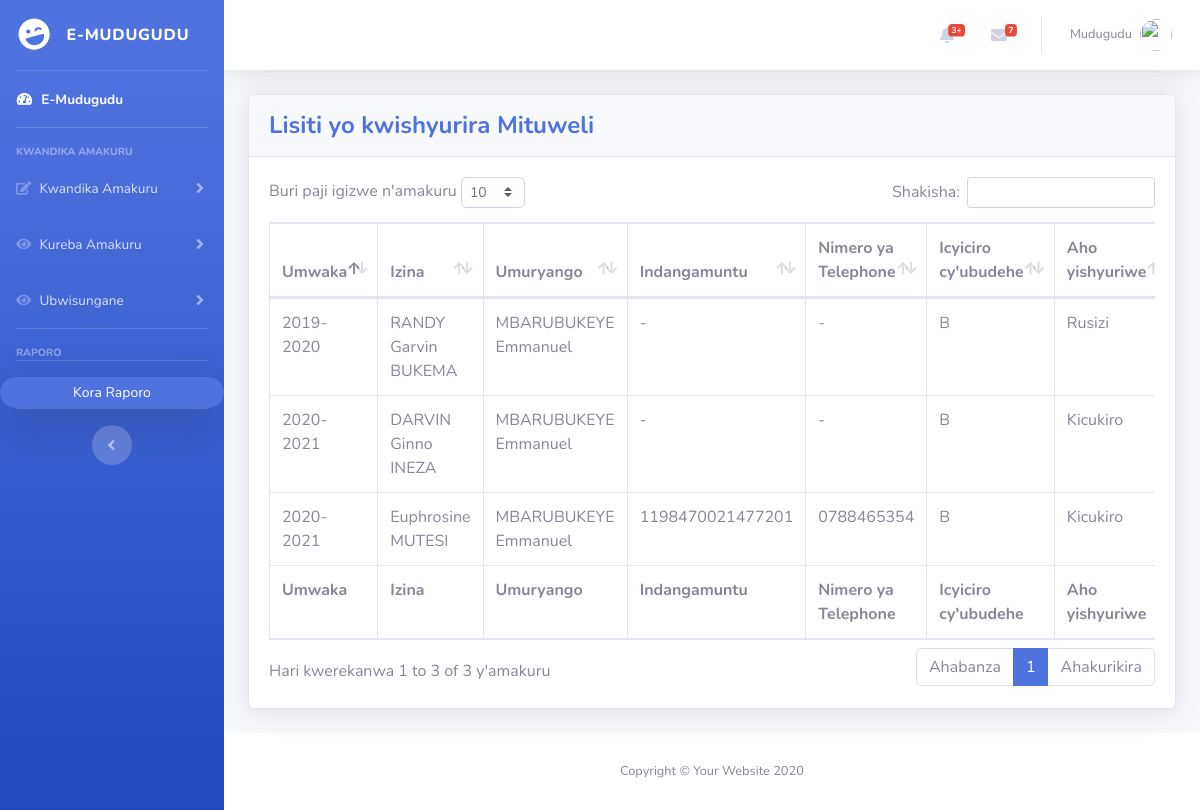
/kwishyura_mituweli_data.php (signed in), run on the app's committed database.
### tables this page shows
CREATE TABLE `ubwisungane` (
  `ubwisungane_id` int(255) NOT NULL,
  `ubwisungane_name` varchar(255) NOT NULL,
  `Ntacyo_Afite` varchar(255) NOT NULL
);

CREATE TABLE `ubwishyu_mituweli` (
  `ubwishyu_id` int(255) NOT NULL,
  `umuturage_id` int(255) NOT NULL,
  `aho_yishyuriye` varchar(255) DEFAULT NULL,
  `umwaka_yishyuriye` varchar(255) DEFAULT NULL,
  `impamvu_atishyuye` varchar(255) DEFAULT NULL
);

CREATE TABLE `umuturage` (
  `umuturage_id` int(255) NOT NULL,
  `first_name` varchar(255) NOT NULL,
  `last_name` varchar(255) NOT NULL,
  `gender` varchar(255) NOT NULL,
  `nid` varchar(16) DEFAULT NULL,
  `passport_id` varchar(255) DEFAULT NULL,
  `other_identification` varchar(255) DEFAULT NULL,
  `impamvu_atagifite` varchar(300) DEFAULT NULL,
  `dob` date NOT NULL,
  `tel` varchar(255) DEFAULT NULL,
  `nationality` varchar(255) NOT NULL,
  `country` varchar(255) NOT NULL,
  `status_tura_kodesha` varchar(255) NOT NULL,
  `icyo_akora` varchar(255) NOT NULL,
  `isano` varchar(255) NOT NULL,
  `umuturage_dad` varchar(255) DEFAULT NULL,
  `umuturage_mum` varchar(255) DEFAULT NULL,
  `amashuri_yize` varchar(255) NOT NULL,
  `ibyiciro_id` int(255) DEFAULT NULL,
  `ubwisungane_id` int(255) DEFAULT NULL,
  `umuryango_id` int(255) NOT NULL,
  `inshingano_id` int(255) NOT NULL,
  `inshingano2_id` int(255) DEFAULT NULL,
  `inshingano3_id` int(255) DEFAULT NULL,
  `ubumuga_status` varchar(255) DEFAULT NULL,
  `ubumuga_details` varchar(255) DEFAULT NULL,
  `reg_datetime` datetime NOT NULL,
  `gufungwa_status` varchar(255) NOT NULL
);

CREATE TABLE `umuryango` (
  `umuryango_id` int(255) NOT NULL,
  `umuryango_chef` varchar(255) NOT NULL,
  `status_tura_kodesha` varchar(255) NOT NULL,
  `ibyiciro_id` int(255) DEFAULT NULL,
  `ubwisungane_id` int(11) NOT NULL,
  `reg_datetime` datetime DEFAULT NULL
);

CREATE TABLE `ibyiciro` (
  `ibyiciro_id` int(255) NOT NULL,
  `ibyiciro_name` varchar(255) NOT NULL,
  `ibyiciro_details` varchar(255) NOT NULL
);

### kwishyura_mituweli_data.php (the view, shortened to what this page needs)
<!DOCTYPE html>
<html lang="en">
<head>
  <link href="vendor/fontawesome-free/css/all.min.css" rel="stylesheet" type="text/css">
  <link href="css/sb-admin-2.min.css" rel="stylesheet">
  <link href="vendor/datatables/dataTables.bootstrap4.min.css" rel="stylesheet">
</head>
<body id="page-top">
  <div id="wrapper">
    <?php include 'sidebar.php';?>
    <div id="content-wrapper" class="d-flex flex-column">
      <div id="content">
        <?php include 'topbar.php';?>
        <div class="container-fluid">
          <div class="card shadow mb-4">
            <div class="card-header py-3">
              <h4 class="m-0 font-weight-bold text-primary">Lisiti yo kwishyurira Mituweli</h4>
            </div>
            <div class="card-body">
              <div class="table-responsive">
                <table class="table table-bordered" id="dataTable" width="100%" cellspacing="0">
                  <thead>
                      <tr>
                        <th>Umwaka</th>
                        <th>Izina</th>
                        <th>Umuryango</th>
                        <th>Indangamuntu</th>
                        <th>Nimero ya Telephone</th>
                        <th>Icyiciro cy'ubudehe</th>
                        <th>Aho yishyuriwe</th>
                      </tr>
                  </thead>
                  <tfoot>
                    <tr>
                      <th>Umwaka</th>
                      <th>Izina</th>
                      <th>Umuryango</th>
                      <th>Indangamuntu</th>
                      <th>Nimero ya Telephone</th>
                      <th>Icyiciro cy'ubudehe</th>
                      <th>Aho yishyuriwe</th>
                    </tr>
                  </tfoot>
                  <tbody>
                     <?php
      $sql="SELECT ubwishyu_mituweli.ubwishyu_id,umuturage.first_name,ibyiciro.ibyiciro_id,ibyiciro.ibyiciro_name,umuturage.ibyiciro_id,umuturage.last_name,umuturage.nid,umuturage.tel,umuturage.ubwisungane_id,ubwisungane.ubwisungane_id,umuturage.umuryango_id,umuryango.umuryango_id,umuryango.umuryango_chef,ubwisungane_name, aho_yishyuriye,umwaka_yishyuriye,impamvu_atishyuye FROM ubwisungane,ubwishyu_mituweli, umuturage,ibyiciro,umuryango
      WHERE umuturage.umuturage_id = ubwishyu_mituweli.umuturage_id
      AND ubwisungane.ubwisungane_id = umuturage.ubwisungane_id
      AND umuryango.umuryango_id = umuturage.umuryango_id
      AND ibyiciro.ibyiciro_id = umuturage.ibyiciro_id";
$result=mysqli_query($connection,$sql);
$checkresult=mysqli_num_rows($result);
if ($checkresult > 0) {
  while ($row=mysqli_fetch_array($result)) {
    echo"<tr>";
          echo"<td>".$row['umwaka_yishyuriye']."</td>";
          echo"<td>".$row['first_name']." ".$row['last_name']."</td>";
          echo"<td>".$row['umuryango_chef']."</td>";
          echo"<td>".$row['nid']."</td>";
          echo"<td>".$row['tel']."</td>";
          echo"<td>".$row['ibyiciro_name']."</td>";
          echo "<td>".$row['aho_yishyuriye']."</td>";
      echo "</tr>";
  }
}
        ?>
                  </tbody>
                </table>
              </div>
            </div>
          </div>
        </div>
      </div>
      <footer class="sticky-footer bg-white">
        <div class="container my-auto">
          <div class="copyright text-center my-auto">
            <span>Copyright &copy; Your Website 2020</span>
          </div>
        </div>
      </footer>
    </div>
  </div>
</body>
</html>

### data on the page
ubwisungane: ubwishyu_mituweli.umwaka_yishyuriye "2020-2021", umuturage.first_name "DARVIN Ginno", umuturage.last_name "INEZA", umuryango.umuryango_chef "MBARUBUKEYE Emmanuel", umuturage.nid "-", umuturage.tel "-", ibyiciro.ibyiciro_name "B", ubwishyu_mituweli.aho_yishyuriye "Kicukiro", umuturage.first_name "Euphrosine", umuturage.last_name "MUTESI", umuturage.nid "1198470021477201", umuturage.tel "0788465354", ubwishyu_mituweli.umwaka_yishyuriye "2019-2020", umuturage.first_name "RANDY Garvin", umuturage.last_name "BUKEMA", ubwishyu_mituweli.aho_yishyuriye "Rusizi"
